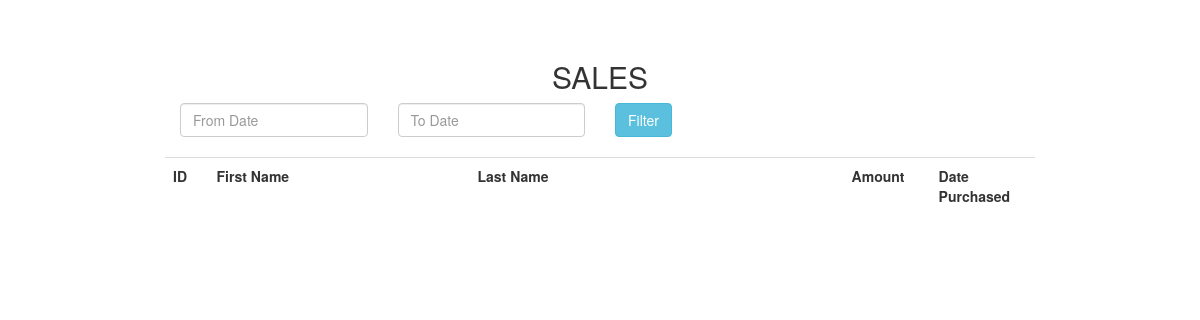
The page /zerterra_cms/sample.php on the database as committed earlier.
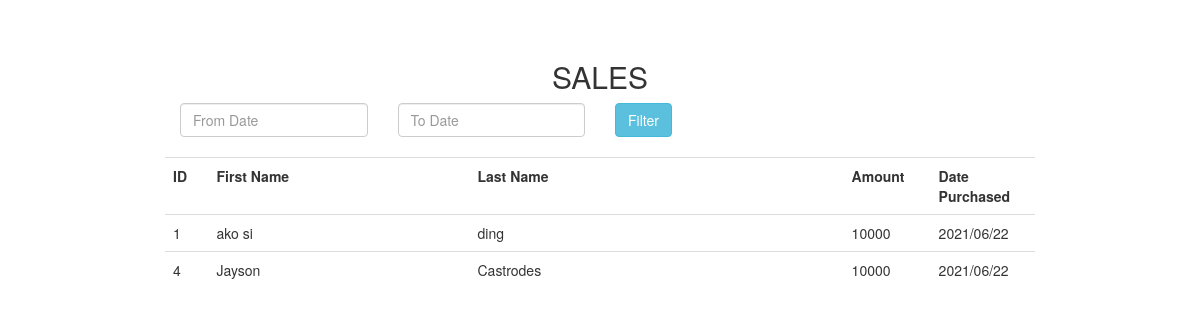
The same page on the database as committed later.
### tables this page shows
CREATE TABLE `tblsales_list` (
  `id` int(11) NOT NULL,
  `OrderNumber` varchar(50) NOT NULL,
  `TransactionNumber` varchar(20) NOT NULL,
  `Firstname` varchar(25) NOT NULL,
  `Lastname` varchar(25) NOT NULL,
  `Email` varchar(50) NOT NULL,
  `Contact` varchar(20) NOT NULL,
  `Amount` varchar(10) NOT NULL,
  `Vat` varchar(10) NOT NULL,
  `Date_Purchased` varchar(15) NOT NULL
);

### zerterra_cms/sample.php (the view, shortened to what this page needs)
<?php
 $connect = mysqli_connect("localhost", "root", "", "zerterra_db");
 $query = "SELECT * FROM tblsales_list ORDER BY Date_Purchased desc";
 $result = mysqli_query($connect, $query);
 ?>
 <!DOCTYPE html>
 <html>
      <head>
           <link rel="stylesheet" href="https://maxcdn.bootstrapcdn.com/bootstrap/3.3.6/css/bootstrap.min.css" />
           <link rel="stylesheet" href="http://code.jquery.com/ui/1.11.4/themes/smoothness/jquery-ui.css">
      </head>
      <body>
           <br /><br />
           <div class="container" style="width:900px;">
                <h2 align="center">SALES</h2>
                <div class="col-md-3">
                     <input type="text" name="from_date" id="from_date" class="form-control" placeholder="From Date" />
                </div>
                <div class="col-md-3">
                     <input type="text" name="to_date" id="to_date" class="form-control" placeholder="To Date" />
                </div>
                <div class="col-md-5">
                     <input type="button" name="filter" id="filter" value="Filter" class="btn btn-info" />
                </div>
                <br />
                <div id="order_table">
                     <table class="table">
                          <tr>
                            <th width="5%">ID</th>
                            <th width="30%">First Name</th>
                            <th width="43%">Last Name</th>
                            <th width="10%">Amount</th>
                            <th width="12%">Date Purchased</th>
                          </tr>
                     <?php
                     while($row = mysqli_fetch_array($result))
                     {
                     ?>
                          <tr>
                               <td><?php echo $row["id"]; ?></td>
                               <td><?php echo $row["Firstname"]; ?></td>
                               <td><?php echo $row["Lastname"]; ?></td>
                               <td><?php echo $row["Amount"]; ?></td>
                               <td><?php echo $row["Date_Purchased"]; ?></td>
                          </tr>
                     <?php
                     }
                     ?>
                     </table>
                </div>
           </div>
      </body>
 </html>

Rows that differ between the two databases and show on the page:
added tblsales_list: id "1", Firstname "ako si", Lastname "ding", Amount "10000", Date_Purchased "2021/06/22"
added tblsales_list: id "4", Firstname "Jayson", Lastname "Castrodes", Amount "10000", Date_Purchased "2021/06/22"
